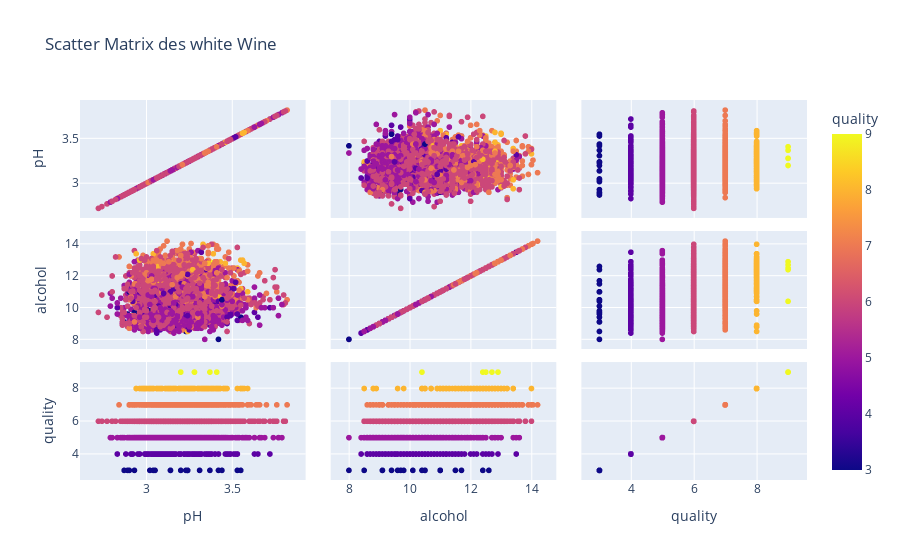

The cell this chart's notebook holds for it:
### Code cell
filtered_dfw = df[df["type"] == 'white']
fig = px.scatter_matrix(
    filtered_dfw,
    dimensions=[
         'pH', 'alcohol', 'quality'
    ],
    title="Scatter Matrix des white Wine",
    color="quality"  
)
fig.show()

### Figure 1 — Plotly figure (JSON) as saved in the notebook; plotly's stock layout.template omitted (floating-point values rounded to 4 significant figures; data arrays with more than 128 entries replaced by an {"elided": "..."} marker saying what was removed)
{"data": [{"dimensions": [{"axis": {"matches": true}, "label": "pH", "values": {"elided": "3942 float values"}}, {"axis": {"matches": true}, "label": "alcohol", "values": {"elided": "3942 float values"}}, {"axis": {"matches": true}, "label": "quality", "values": {"elided": "3942 int values"}}], "hovertemplate": "%{xaxis.title.text}=%{x}<br>%{yaxis.title.text}=%{y}<br>quality=%{marker.color}<extra></extra>", "legendgroup": "", "marker": {"color": {"elided": "3942 int values"}, "coloraxis": "coloraxis", "symbol": "circle"}, "name": "", "showlegend": false, "type": "splom"}], "layout": {"coloraxis": {"colorbar": {"title": {"text": "quality"}}, "colorscale": [[0, "#0d0887"], [0.1111, "#46039f"], [0.2222, "#7201a8"], [0.3333, "#9c179e"], [0.4444, "#bd3786"], [0.5556, "#d8576b"], [0.6667, "#ed7953"], [0.7778, "#fb9f3a"], [0.8889, "#fdca26"], [1, "#f0f921"]]}, "dragmode": "select", "legend": {"tracegroupgap": 0}, "title": {"text": "Scatter Matrix des white Wine"}}}
